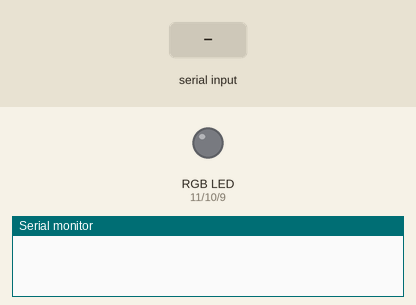
The sketch below on a simulated Arduino Uno, built with avr-gcc and run on an emulated ATmega328P. Parts: an RGB LED mixed from three pins (HIGH = lit), the last lines printed to the serial monitor. The inputs (shaded band) are chosen by the test bench.

Above: at 1.2 s.
1.3 s: "90,45\n" received over Serial
At 2.4 s:
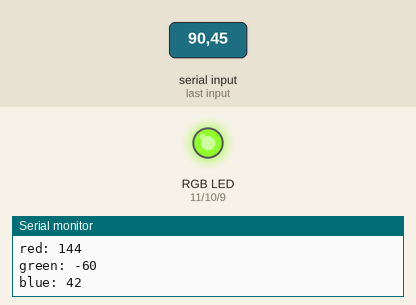
2.9 s: "30,150\n" received over Serial
At 3.6 s:
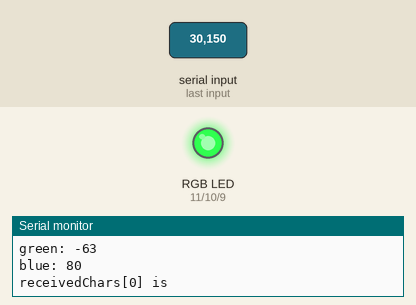
4.5 s: "90,45\n" received over Serial
At 5.1 s:
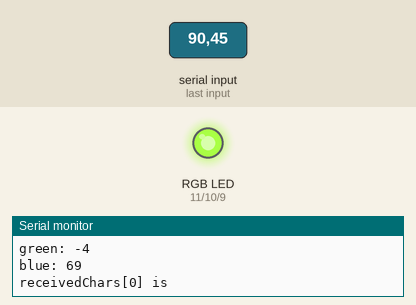
6.0 s: byte 65 ('A') received over Serial
7.5 s: "B90\n" received over Serial
At 8.7 s:
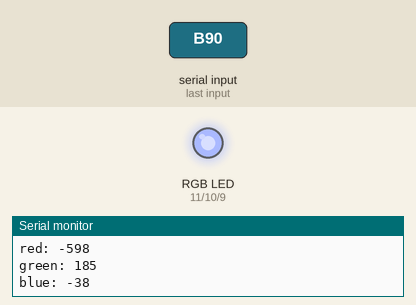
9.0 s: byte 67 ('C') received over Serial
Timing chart, 0 to 11.5 s (numbered marks = the images above; inputs shaded):
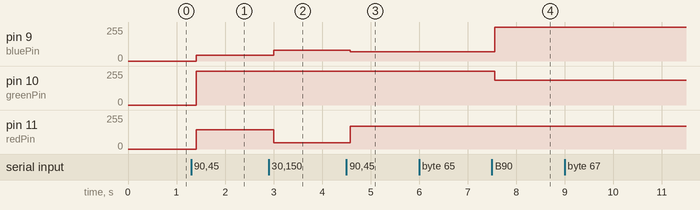

Measured:
- after the input at 1.3 s, pin 9 (bluePin): 0/255 → 42/255 after 0.11 s; pin 10 (greenPin): 0/255 → 255/255 after 0.11 s; pin 11 (redPin): 0/255 → 144/255 after 0.11 s
- after the input at 2.9 s, pin 9 (bluePin): 42/255 → 80/255 after 0.11 s; pin 11 (redPin): 144/255 → 48/255 after 0.11 s
- after the input at 4.5 s, pin 9 (bluePin): 80/255 → 69/255 after 0.08 s; pin 11 (redPin): 48/255 → 169/255 after 0.08 s
- after the input at 7.5 s, pin 9 (bluePin): 69/255 → 255/255 after 0.06 s; pin 10 (greenPin): 255/255 → 185/255 after 0.06 s; pin 11 (redPin): 169/255 → 170/255 after 0.06 s

The sketch:

RGBSystemBluetooth.ino
```cpp
int redPin = 11;
int greenPin = 10;
int bluePin = 9;

int redInt = 0;
int greenInt = 0;
int blueInt = 0;

char acceptedLetters[] = {'A', 'B', 'C', 'D', 'E', 'F'};

const int numChars = 6;
char receivedChars[numChars];
int index = 0;


void setup() {
  pinMode(redPin, OUTPUT);
  pinMode(greenPin, OUTPUT);
  pinMode(bluePin, OUTPUT);

  Serial.begin(9600);
}

void loop() {

  //writeColor(0, 0, 0);

  char letter;

  if(Serial.available() > 0) {
    letter = Serial.read();

    //Serial.print(letter);
    //Serial.print((int)letter);
    Serial.print('\n');
    //Serial.print("index = " + String(index) + "\n");

    if(letter < 71){
      if(index <= 5){
        receivedChars[index] = letter;
        Serial.print("receivedChars[" + String(index) + "] is " + String(letter) + "\n");
        index++;
      }

      if(index >= 6){
        translateFromHex();
        writeColor(redInt, greenInt, blueInt);
        index = 0;
      }
    }
  }
}

void receiveData() {

  char letter;
  int index = 0;

  if(Serial.available() > 0) {
      letter = Serial.read();

      Serial.print(letter);
      Serial.print('\n');
      Serial.print("index = " + String(index) + "\n");

      index++;

  }
}

void translateFromHex() {

  char r1 = receivedChars[0];
  char r2 = receivedChars[1];

  char g1 = receivedChars[2];
  char g2 = receivedChars[3];

  char b1 = receivedChars[4];
  char b2 = receivedChars[5];

  redInt = convertHex(r1)*16 + convertHex(r2);

  greenInt = convertHex(g1)*16 + convertHex(g2);

  blueInt = convertHex(b1)*16 + convertHex(b2);

  Serial.print("red: " + String(redInt) + "\n");
  Serial.print("green: " + String(greenInt) + "\n");
  Serial.print("blue: " + String(blueInt) + "\n");
}

int convertHex(char letter) {

  switch (letter) {
    case 'A':
      return 10;
    case 'B':
      return 11;
    case 'C':
      return 12;
    case 'D':
      return 13;
    case 'E':
      return 14;
    case 'F':
      return 15;
    default:
      return int(letter) - 48;
  }
}

void writeColor(int r, int g, int b) {

  analogWrite(redPin, r);
  analogWrite(greenPin, g);
  analogWrite(bluePin, b);
}
```
